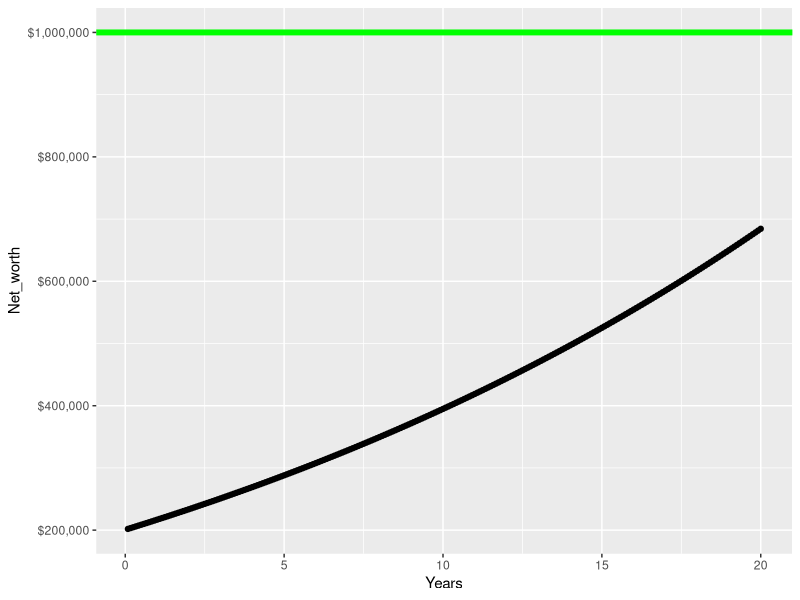

The R source for this figure:
library(tidyverse)
P <- 200650 #Principal invested
monthly_investment <- 650
r <- .04 #Simple interest rate, i.e., APR
t <- 20 #Years we are investing
freq <- 12 #Number of times we compound per year
N <- 12*t #Number of monthly_investments we make
current_totals <- numeric()

for(i in 1:N){
      new_total <- P*(1+r/freq) + monthly_investment
      P <- new_total
      current_totals[i] <- P
}

net_worth_table <- data.frame(Net_worth = current_totals, Years = seq(from = 1/freq, to = t, by = 1/freq))
ggplot(net_worth_table, aes(y = Net_worth, x = Years)) + geom_point() + scale_y_continuous(labels = scales::label_dollar()) + geom_hline(yintercept = 1000000, color = "green", linewidth = 2)
tail(current_totals,2)

m <- 1 + r/freq
n <- 1 + N
a <- monthly_investment
principal_at_end <- 200000*m^N
sum_of_as <- monthly_investment*(1-m^n)/(1-m)
total_at_end <- principal_at_end + monthly_investment*(1-m^n)/(1-m)

ra <- r/12
sum_of_as2 <- monthly_investment*((1+ra)^N-1)*(1+ra)/ra
FV <- principal_at_end + monthly_investment*((1+ra)^N-1)*(1+ra)/ra + monthly_investment
                              
